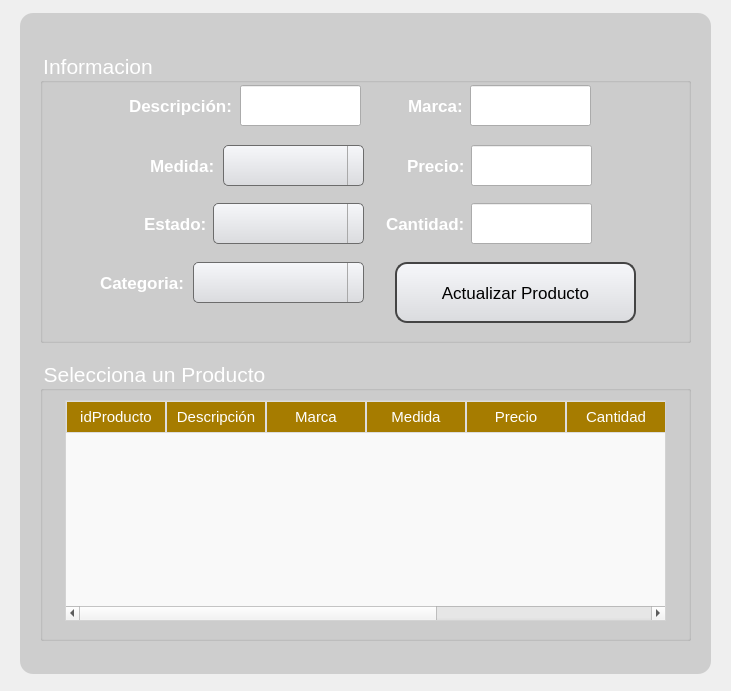
   <widget class="QWidget" name="wd_prod_mod" native="true">
    <property name="geometry">
     <rect>
      <x>0</x>
      <y>91</y>
      <width>731</width>
      <height>691</height>
     </rect>
    </property>
    <widget class="QLabel" name="label_10">
     <property name="geometry">
      <rect>
       <x>20</x>
       <y>13</y>
       <width>691</width>
       <height>661</height>
      </rect>
     </property>
     <property name="styleSheet">
      <string notr="true">background-color:rgba(0,0,0,35);
border-radius:13px</string>
     </property>
     <property name="text">
      <string/>
     </property>
    </widget>
    <widget class="QGroupBox" name="groupBox_6">
     <property name="geometry">
      <rect>
       <x>40</x>
       <y>360</y>
       <width>651</width>
       <height>281</height>
      </rect>
     </property>
     <property name="font">
      <font>
       <pointsize>16</pointsize>
      </font>
     </property>
     <property name="styleSheet">
      <string notr="true">QGroupBox{
color: white
}
</string>
     </property>
     <property name="title">
      <string>Selecciona un Producto</string>
     </property>
     <widget class="QTableWidget" name="tw_showProduct">
      <property name="geometry">
       <rect>
        <x>25</x>
        <y>40</y>
        <width>601</width>
        <height>221</height>
       </rect>
      </property>
      <property name="font">
       <font>
        <family>Segoe UI,Arial,sans-serif</family>
        <pointsize>10</pointsize>
       </font>
      </property>
      <property name="styleSheet">
       <string notr="true">QTableWidget, QTableView {
            background-color: #f9f9f9;        /* Color de fondo de la tabla */
            border: 1px solid #d3d3d3;        /* Borde de la tabla */
            gridline-color: #e1e1e1;          /* Color de las líneas de la cuadrícula */
            font-family: &quot;Segoe UI&quot;, Arial, sans-serif;  /* Fuente de la tabla */
        }
QHeaderView::section {
            background-color: #A67C00;        /* Color de fondo de los encabezados (marrón oscuro) */
            color: white;                     /* Color del texto de los encabezados */
            padding: 4px;                     /* Espaciado dentro de los encabezados */
            border: 1px solid #dddddd;        /* Borde de los encabezados */
        }



        QTableWidget::item, QTableView::item {
            padding: 8px;                     /* Espaciado dentro de las celdas */
            border: none;                     /* Sin bordes individuales en las celdas */
        }

        QTableWidget::item:selected, QTableView::item:selected {
            background-color: #FFD700;        /* Color de fondo para las celdas seleccionadas (amarillo dorado) */
            color: black;                     /* Color del texto para las celdas seleccionadas */
        }

        QTableWidget::item:hover, QTableView::item:hover {
            background-color: #FFFACD;        /* Color de fondo para las celdas al pasar el cursor (amarillo claro) */
            color: black;                     /* Color del texto para las celdas al pasar el cursor */
        }

        QScrollBar:vertical {
            background-color: #f5f5f5;        /* Color de fondo del scrollbar vertical */
            width: 12px;                      /* Ancho del scrollbar */
            margin: 0px 0px 0px 0px;
        }

        QScrollBar::handle:vertical {
            background-color: #c0c0c0;        /* Color del 'handle' del scrollbar */
            min-height: 20px;
            border-radius: 5px;               /* Bordes redondeados */
        }

        QScrollBar::add-line:vertical, QScrollBar::sub-line:vertical {
            background-color: #d3d3d3;
            height: 0px;                      /* Oculta las líneas de los extremos */
        }

        QScrollBar:horizontal {
            background-color: #f5f5f5;        /* Color de fondo del scrollbar horizontal */
            height: 12px;                     /* Altura del scrollbar */
            margin: 0px 0px 0px 0px;
        }

        QScrollBar::handle:horizontal {
            background-color: #c0c0c0;        /* Color del 'handle' del scrollbar */
            min-width: 20px;
            border-radius: 5px;               /* Bordes redondeados */
        }

        QScrollBar::add-line:horizontal, QScrollBar::sub-line:horizontal {
            background-color: #d3d3d3;
            width: 0px;                       /* Oculta las líneas de los extremos */
        }

</string>
      </property>
      <column>
       <property name="text">
        <string>idProducto</string>
       </property>
       <property name="font">
        <font>
         <pointsize>11</pointsize>
        </font>
       </property>
      </column>
      <column>
       <property name="text">
        <string>Descripción</string>
       </property>
       <property name="font">
        <font>
         <pointsize>11</pointsize>
        </font>
       </property>
      </column>
      <column>
       <property name="text">
        <string>Marca</string>
       </property>
       <property name="font">
        <font>
         <pointsize>11</pointsize>
        </font>
       </property>
      </column>
      <column>
       <property name="text">
        <string>Medida</string>
       </property>
       <property name="font">
        <font>
         <pointsize>11</pointsize>
        </font>
       </property>
      </column>
      <column>
       <property name="text">
        <string>Precio</string>
       </property>
       <property name="font">
        <font>
         <pointsize>11</pointsize>
        </font>
       </property>
      </column>
      <column>
       <property name="text">
        <string>Cantidad</string>
       </property>
       <property name="font">
        <font>
         <pointsize>11</pointsize>
        </font>
       </property>
      </column>
      <column>
       <property name="text">
        <string>Categoria</string>
       </property>
       <property name="font">
        <font>
         <pointsize>11</pointsize>
        </font>
       </property>
      </column>
      <column>
       <property name="text">
        <string>Estado</string>
       </property>
       <property name="font">
        <font>
         <pointsize>11</pointsize>
        </font>
       </property>
      </column>
     </widget>
    </widget>
    <widget class="QGroupBox" name="groupBox_7">
     <property name="geometry">
      <rect>
       <x>40</x>
       <y>52</y>
       <width>651</width>
       <height>291</height>
      </rect>
     </property>
     <property name="font">
      <font>
       <pointsize>16</pointsize>
      </font>
     </property>
     <property name="styleSheet">
      <string notr="true">QGroupBox{
color: white
}
</string>
     </property>
     <property name="title">
      <string>Informacion</string>
     </property>
     <widget class="QLabel" name="label_17">
      <property name="geometry">
       <rect>
        <x>89</x>
        <y>33</y>
        <width>111</width>
        <height>41</height>
       </rect>
      </property>
      <property name="font">
       <font>
        <pointsize>13</pointsize>
        <weight>75</weight>
        <bold>true</bold>
       </font>
      </property>
      <property name="styleSheet">
       <string notr="true">color: white</string>
      </property>
      <property name="text">
       <string>Descripción:</string>
      </property>
     </widget>
     <widget class="QLineEdit" name="le_descrip">
      <property name="geometry">
       <rect>
        <x>200</x>
        <y>33</y>
        <width>121</width>
        <height>41</height>
       </rect>
      </property>
      <property name="font">
       <font>
        <pointsize>10</pointsize>
       </font>
      </property>
      <property name="alignment">
       <set>Qt::AlignCenter</set>
      </property>
     </widget>
     <widget class="QLabel" name="label_18">
      <property name="geometry">
       <rect>
        <x>368</x>
        <y>33</y>
        <width>61</width>
        <height>41</height>
       </rect>
      </property>
      <property name="font">
       <font>
        <pointsize>13</pointsize>
        <weight>75</weight>
        <bold>true</bold>
       </font>
      </property>
      <property name="styleSheet">
       <string notr="true">color: white</string>
      </property>
      <property name="text">
       <string>Marca:</string>
      </property>
     </widget>
     <widget class="QLineEdit" name="qc_marca">
      <property name="geometry">
       <rect>
        <x>430</x>
        <y>33</y>
        <width>121</width>
        <height>41</height>
       </rect>
      </property>
      <property name="font">
       <font>
        <pointsize>10</pointsize>
       </font>
      </property>
      <property name="alignment">
       <set>Qt::AlignCenter</set>
      </property>
     </widget>
     <widget class="QLabel" name="label_20">
      <property name="geometry">
       <rect>
        <x>110</x>
        <y>93</y>
        <width>71</width>
        <height>41</height>
       </rect>
      </property>
      <property name="font">
       <font>
        <pointsize>13</pointsize>
        <weight>75</weight>
        <bold>true</bold>
       </font>
      </property>
      <property name="styleSheet">
       <string notr="true">color: white</string>
      </property>
      <property name="text">
       <string>Medida:</string>
      </property>
     </widget>
     <widget class="QLineEdit" name="qc_cantidad">
      <property name="geometry">
       <rect>
        <x>431</x>
        <y>151</y>
        <width>121</width>
        <height>41</height>
       </rect>
      </property>
      <property name="font">
       <font>
        <pointsize>10</pointsize>
       </font>
      </property>
      <property name="alignment">
       <set>Qt::AlignCenter</set>
      </property>
     </widget>
     <widget class="QLabel" name="label_21">
      <property name="geometry">
       <rect>
        <x>367</x>
        <y>93</y>
        <width>61</width>
        <height>41</height>
       </rect>
      </property>
      <property name="font">
       <font>
        <pointsize>13</pointsize>
        <weight>75</weight>
        <bold>true</bold>
       </font>
      </property>
      <property name="styleSheet">
       <string notr="true">color: white</string>
      </property>
      <property name="text">
       <string>Precio:</string>
      </property>
     </widget>
     <widget class="QLineEdit" name="qc_precio">
      <property name="geometry">
       <rect>
        <x>431</x>
        <y>93</y>
        <width>121</width>
        <height>41</height>
       </rect>
      </property>
      <property name="font">
       <font>
        <pointsize>10</pointsize>
       </font>
      </property>
      <property name="alignment">
       <set>Qt::AlignCenter</set>
      </property>
     </widget>
     <widget class="QLabel" name="label_25">
      <property name="geometry">
       <rect>
        <x>346</x>
        <y>151</y>
        <width>81</width>
        <height>41</height>
       </rect>
      </property>
      <property name="font">
       <font>
        <pointsize>13</pointsize>
        <weight>75</weight>
        <bold>true</bold>
       </font>
      </property>
      <property name="styleSheet">
       <string notr="true">color: white</string>
      </property>
      <property name="text">
       <string>Cantidad:</string>
      </property>
     </widget>
     <widget class="QLabel" name="label_26">
      <property name="geometry">
       <rect>
        <x>60</x>
        <y>210</y>
        <width>91</width>
        <height>41</height>
       </rect>
      </property>
      <property name="font">
       <font>
        <pointsize>13</pointsize>
        <weight>75</weight>
        <bold>true</bold>
       </font>
      </property>
      <property name="styleSheet">
       <string notr="true">color: white</string>
      </property>
      <property name="text">
       <string>Categoria:</string>
      </property>
     </widget>
     <widget class="QComboBox" name="qc_medida">
      <property name="geometry">
       <rect>
        <x>183</x>
        <y>93</y>
        <width>141</width>
        <height>41</height>
       </rect>
      </property>
      <property name="font">
       <font>
        <pointsize>10</pointsize>
        <weight>50</weight>
        <bold>false</bold>
       </font>
      </property>
      <property name="styleSheet">
       <string notr="true">QComboBox {
    background: qlineargradient(x1:0, y1:0, x2:0, y2:1, stop:0 #f6f7fa, stop:1 #dadbde);
    border: 1px solid #6c6c6c;
    border-radius: 5px;
    padding: 1px 18px 1px 3px;
    min-width: 6em;
}

QComboBox::drop-down {
    border-left-width: 1px;
    border-left-color: darkgray;
    border-left-style: solid;    
}
QComboBox::down-arrow {
	border-image: url(:/Imagenes/203484.png);
}

QComboBox::hover{
	background-color: rgb(241, 241, 241);
}</string>
      </property>
     </widget>
     <widget class="QComboBox" name="qc_categoria">
      <property name="geometry">
       <rect>
        <x>153</x>
        <y>210</y>
        <width>171</width>
        <height>41</height>
       </rect>
      </property>
      <property name="font">
       <font>
        <pointsize>10</pointsize>
        <weight>50</weight>
        <bold>false</bold>
       </font>
      </property>
      <property name="styleSheet">
       <string notr="true">QComboBox {
    background: qlineargradient(x1:0, y1:0, x2:0, y2:1, stop:0 #f6f7fa, stop:1 #dadbde);
    border: 1px solid #6c6c6c;
    border-radius: 5px;
    padding: 1px 18px 1px 3px;
    min-width: 6em;
}

QComboBox::drop-down {
    border-left-width: 1px;
    border-left-color: darkgray;
    border-left-style: solid;    
}
QComboBox::down-arrow {
	border-image: url(:/Imagenes/203484.png);
}

QComboBox::hover{
	background-color: rgb(241, 241, 241);
}</string>
      </property>
     </widget>
     <widget class="QPushButton" name="pb_actualizar">
      <property name="geometry">
       <rect>
        <x>355</x>
        <y>210</y>
        <width>241</width>
        <height>61</height>
       </rect>
      </property>
      <property name="font">
       <font>
        <pointsize>13</pointsize>
        <weight>50</weight>
        <bold>false</bold>
        <underline>false</underline>
        <strikeout>false</strikeout>
       </font>
      </property>
      <property name="styleSheet">
       <string notr="true">QPushButton {
	 background: qlineargradient(x1:0, y1:0, x2:0, y2:1, stop:0 #f6f7fa, stop:1 #dadbde);
	border: 2px solid #444444;
    text-align: center; 
    text-decoration: none; 
    border-radius: 12px;
}

QPushButton:hover {
	background-color: rgb(0, 255, 0);
}

QPushButton:pressed {
	background-color: rgb(0, 217, 0);
}</string>
      </property>
      <property name="text">
       <string>Actualizar Producto</string>
      </property>
     </widget>
     <widget class="QLabel" name="label_27">
      <property name="geometry">
       <rect>
        <x>104</x>
        <y>151</y>
        <width>71</width>
        <height>41</height>
       </rect>
      </property>
      <property name="font">
       <font>
        <pointsize>13</pointsize>
        <weight>75</weight>
        <bold>true</bold>
       </font>
      </property>
      <property name="styleSheet">
       <string notr="true">color: white</string>
      </property>
      <property name="text">
       <string>Estado:</string>
      </property>
     </widget>
     <widget class="QComboBox" name="qc_estado">
      <property name="geometry">
       <rect>
        <x>173</x>
        <y>151</y>
        <width>151</width>
        <height>41</height>
       </rect>
      </property>
      <property name="font">
       <font>
        <pointsize>10</pointsize>
        <weight>50</weight>
        <bold>false</bold>
       </font>
      </property>
      <property name="styleSheet">
       <string notr="true">QComboBox {
    background: qlineargradient(x1:0, y1:0, x2:0, y2:1, stop:0 #f6f7fa, stop:1 #dadbde);
    border: 1px solid #6c6c6c;
    border-radius: 5px;
    padding: 1px 18px 1px 3px;
    min-width: 6em;
}

QComboBox::drop-down {
    border-left-width: 1px;
    border-left-color: darkgray;
    border-left-style: solid;    
}
QComboBox::down-arrow {
	border-image: url(:/Imagenes/203484.png);
}

QComboBox::hover{
	background-color: rgb(241, 241, 241);
}</string>
      </property>
     </widget>
    </widget>
    <widget class="QLabel" name="warning_2">
     <property name="geometry">
      <rect>
       <x>50</x>
       <y>20</y>
       <width>631</width>
       <height>41</height>
      </rect>
     </property>
     <property name="font">
      <font>
       <pointsize>11</pointsize>
       <weight>75</weight>
       <bold>true</bold>
      </font>
     </property>
     <property name="styleSheet">
      <string notr="true">color: red</string>
     </property>
     <property name="text">
      <string/>
     </property>
     <property name="alignment">
      <set>Qt::AlignCenter</set>
     </property>
    </widget>
   </widget>
